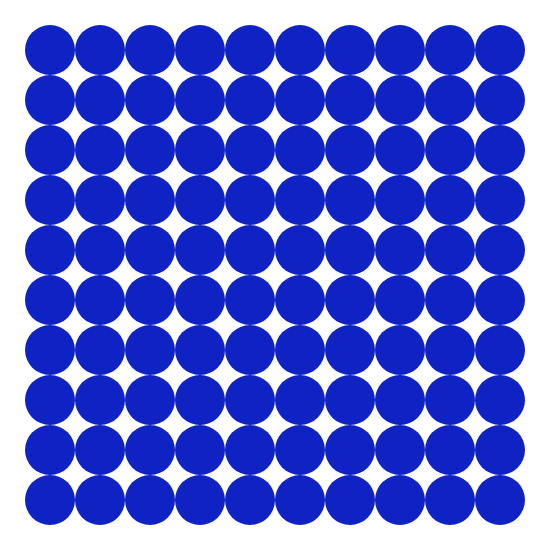
Frame 1 (no input)
Frame 60 (no input): identical to frame 1, image omitted
Frame 120 (the mouse pressed at the canvas centre since frame 60): identical to frame 1, image omitted

The p5.js sketch that drew this single still picture (run headless with seeded random() and noise() and a simulated clock; from frame 60 on, the mouse is pressed at the canvas centre):

// p5.js sketch
// ── sketch.js
function setup() {
  // Put things you want to run once in here. 
  createCanvas(550, 550);
 // Create a base hue
  let baseHue = random(360);
  colorMode(HSB, 360, 100, 100);
  background(220);
  // Create 5 color swatches
  // Put things you want to over and over here. 
  
    // Analogous colors (nearby on color wheel)
    let hue = (baseHue + random(-40, 40)) % 360;
    let sat = random(70, 100);
    let bright = random(70, 90);
    
  
    noStroke();
    // rect(i*100, 0, 100, height);
  
  
for (let x = 50; x <= 500; x += 50) {
  for (let y = 50; y <= 500; y += 50) {
      fill(hue, sat, bright);
    //fill(random(360), 100, 100);
    ellipse(x, y, 50, 50);
    //figure out how to connect
  }
}

}

function draw() {
  
}


//for loop
//for (start; condition; update) {
  // code to repeat
//}

//gradient for loop
  //for(let i-0,9<360; i++) {
    //fill(i,100,100);
    //rect(i,0,1,100);
    //}
